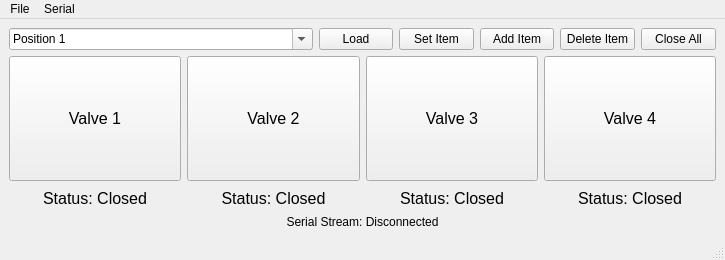
<?xml version="1.0" encoding="UTF-8"?>
<ui version="4.0">
 <class>MainWindow</class>
 <widget class="QMainWindow" name="MainWindow">
  <property name="geometry">
   <rect>
    <x>0</x>
    <y>0</y>
    <width>725</width>
    <height>260</height>
   </rect>
  </property>
  <property name="sizePolicy">
   <sizepolicy hsizetype="Preferred" vsizetype="Fixed">
    <horstretch>0</horstretch>
    <verstretch>0</verstretch>
   </sizepolicy>
  </property>
  <property name="windowTitle">
   <string>MainWindow</string>
  </property>
  <widget class="QWidget" name="centralwidget">
   <layout class="QVBoxLayout" name="verticalLayout_6">
    <item>
     <layout class="QVBoxLayout" name="verticalLayout_5" stretch="0,1,0">
      <item>
       <layout class="QHBoxLayout" name="horizontalLayout_2">
        <property name="sizeConstraint">
         <enum>QLayout::SizeConstraint::SetDefaultConstraint</enum>
        </property>
        <item>
         <widget class="QComboBox" name="position_combobox">
          <property name="minimumSize">
           <size>
            <width>300</width>
            <height>0</height>
           </size>
          </property>
          <property name="editable">
           <bool>true</bool>
          </property>
          <item>
           <property name="text">
            <string>Position 1</string>
           </property>
          </item>
         </widget>
        </item>
        <item>
         <widget class="QPushButton" name="load_button">
          <property name="maximumSize">
           <size>
            <width>74</width>
            <height>16777215</height>
           </size>
          </property>
          <property name="text">
           <string>Load</string>
          </property>
         </widget>
        </item>
        <item>
         <widget class="QPushButton" name="set_button">
          <property name="maximumSize">
           <size>
            <width>75</width>
            <height>24</height>
           </size>
          </property>
          <property name="text">
           <string>Set Item</string>
          </property>
         </widget>
        </item>
        <item>
         <widget class="QPushButton" name="add_item_button">
          <property name="maximumSize">
           <size>
            <width>74</width>
            <height>16777215</height>
           </size>
          </property>
          <property name="text">
           <string>Add Item</string>
          </property>
         </widget>
        </item>
        <item>
         <widget class="QPushButton" name="delete_item_button">
          <property name="maximumSize">
           <size>
            <width>75</width>
            <height>24</height>
           </size>
          </property>
          <property name="text">
           <string>Delete Item</string>
          </property>
         </widget>
        </item>
        <item>
         <widget class="QPushButton" name="close_all_button">
          <property name="maximumSize">
           <size>
            <width>75</width>
            <height>24</height>
           </size>
          </property>
          <property name="text">
           <string>Close All</string>
          </property>
         </widget>
        </item>
       </layout>
      </item>
      <item>
       <layout class="QHBoxLayout" name="horizontalLayout" stretch="0,0,0,0">
        <property name="sizeConstraint">
         <enum>QLayout::SizeConstraint::SetDefaultConstraint</enum>
        </property>
        <item>
         <layout class="QVBoxLayout" name="verticalLayout_4">
          <item>
           <widget class="QPushButton" name="valve_1_button">
            <property name="sizePolicy">
             <sizepolicy hsizetype="Minimum" vsizetype="Minimum">
              <horstretch>0</horstretch>
              <verstretch>0</verstretch>
             </sizepolicy>
            </property>
            <property name="minimumSize">
             <size>
              <width>100</width>
              <height>100</height>
             </size>
            </property>
            <property name="font">
             <font>
              <pointsize>12</pointsize>
             </font>
            </property>
            <property name="text">
             <string>Valve 1</string>
            </property>
            <property name="checkable">
             <bool>true</bool>
            </property>
           </widget>
          </item>
          <item>
           <widget class="QLabel" name="valve_1_status">
            <property name="maximumSize">
             <size>
              <width>16777215</width>
              <height>22</height>
             </size>
            </property>
            <property name="font">
             <font>
              <pointsize>12</pointsize>
             </font>
            </property>
            <property name="text">
             <string>Status: Closed</string>
            </property>
            <property name="alignment">
             <set>Qt::AlignmentFlag::AlignCenter</set>
            </property>
           </widget>
          </item>
         </layout>
        </item>
        <item>
         <layout class="QVBoxLayout" name="verticalLayout_3">
          <item>
           <widget class="QPushButton" name="valve_2_button">
            <property name="sizePolicy">
             <sizepolicy hsizetype="Minimum" vsizetype="Minimum">
              <horstretch>0</horstretch>
              <verstretch>0</verstretch>
             </sizepolicy>
            </property>
            <property name="minimumSize">
             <size>
              <width>100</width>
              <height>100</height>
             </size>
            </property>
            <property name="font">
             <font>
              <pointsize>12</pointsize>
             </font>
            </property>
            <property name="text">
             <string>Valve 2</string>
            </property>
            <property name="checkable">
             <bool>true</bool>
            </property>
           </widget>
          </item>
          <item>
           <widget class="QLabel" name="valve_2_status">
            <property name="maximumSize">
             <size>
              <width>16777215</width>
              <height>22</height>
             </size>
            </property>
            <property name="font">
             <font>
              <pointsize>12</pointsize>
             </font>
            </property>
            <property name="text">
             <string>Status: Closed</string>
            </property>
            <property name="alignment">
             <set>Qt::AlignmentFlag::AlignCenter</set>
            </property>
           </widget>
          </item>
         </layout>
        </item>
        <item>
         <layout class="QVBoxLayout" name="verticalLayout_2">
          <item>
           <widget class="QPushButton" name="valve_3_button">
            <property name="sizePolicy">
             <sizepolicy hsizetype="Minimum" vsizetype="Minimum">
              <horstretch>0</horstretch>
              <verstretch>0</verstretch>
             </sizepolicy>
            </property>
            <property name="minimumSize">
             <size>
              <width>100</width>
              <height>100</height>
             </size>
            </property>
            <property name="font">
             <font>
              <pointsize>12</pointsize>
             </font>
            </property>
            <property name="text">
             <string>Valve 3</string>
            </property>
            <property name="checkable">
             <bool>true</bool>
            </property>
           </widget>
          </item>
          <item>
           <widget class="QLabel" name="valve_3_status">
            <property name="maximumSize">
             <size>
              <width>16777215</width>
              <height>22</height>
             </size>
            </property>
            <property name="font">
             <font>
              <pointsize>12</pointsize>
             </font>
            </property>
            <property name="text">
             <string>Status: Closed</string>
            </property>
            <property name="alignment">
             <set>Qt::AlignmentFlag::AlignCenter</set>
            </property>
           </widget>
          </item>
         </layout>
        </item>
        <item>
         <layout class="QVBoxLayout" name="verticalLayout">
          <item>
           <widget class="QPushButton" name="valve_4_button">
            <property name="sizePolicy">
             <sizepolicy hsizetype="Minimum" vsizetype="Minimum">
              <horstretch>0</horstretch>
              <verstretch>0</verstretch>
             </sizepolicy>
            </property>
            <property name="minimumSize">
             <size>
              <width>100</width>
              <height>100</height>
             </size>
            </property>
            <property name="font">
             <font>
              <pointsize>12</pointsize>
             </font>
            </property>
            <property name="text">
             <string>Valve 4</string>
            </property>
            <property name="checkable">
             <bool>true</bool>
            </property>
           </widget>
          </item>
          <item>
           <widget class="QLabel" name="valve_4_status">
            <property name="maximumSize">
             <size>
              <width>16777215</width>
              <height>22</height>
             </size>
            </property>
            <property name="font">
             <font>
              <pointsize>12</pointsize>
             </font>
            </property>
            <property name="text">
             <string>Status: Closed</string>
            </property>
            <property name="alignment">
             <set>Qt::AlignmentFlag::AlignCenter</set>
            </property>
           </widget>
          </item>
         </layout>
        </item>
       </layout>
      </item>
      <item>
       <widget class="QLabel" name="serial_stream">
        <property name="maximumSize">
         <size>
          <width>16777215</width>
          <height>22</height>
         </size>
        </property>
        <property name="text">
         <string>Serial Stream: Disconnected</string>
        </property>
        <property name="alignment">
         <set>Qt::AlignmentFlag::AlignCenter</set>
        </property>
       </widget>
      </item>
     </layout>
    </item>
   </layout>
  </widget>
  <widget class="QMenuBar" name="menubar">
   <property name="geometry">
    <rect>
     <x>0</x>
     <y>0</y>
     <width>725</width>
     <height>33</height>
    </rect>
   </property>
   <widget class="QMenu" name="menuSerial">
    <property name="title">
     <string>Serial</string>
    </property>
   </widget>
   <widget class="QMenu" name="menuFile">
    <property name="title">
     <string>File</string>
    </property>
    <addaction name="actionLoad_Positions"/>
    <addaction name="actionSave_Positions"/>
   </widget>
   <addaction name="menuFile"/>
   <addaction name="menuSerial"/>
  </widget>
  <widget class="QStatusBar" name="statusbar"/>
  <action name="actionLoad_Positions">
   <property name="text">
    <string>Load Positions</string>
   </property>
  </action>
  <action name="actionSave_Positions">
   <property name="text">
    <string>Save Positions</string>
   </property>
  </action>
 </widget>
 <resources/>
 <connections/>
</ui>
